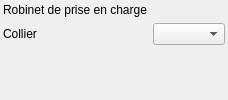
             <widget class="QWidget" name="RPC">
              <layout class="QGridLayout" name="gridLayout_13">
               <property name="leftMargin">
                <number>3</number>
               </property>
               <property name="topMargin">
                <number>3</number>
               </property>
               <property name="rightMargin">
                <number>3</number>
               </property>
               <property name="bottomMargin">
                <number>3</number>
               </property>
               <item row="0" column="0">
                <widget class="QLabel" name="label_42">
                 <property name="text">
                  <string>Robinet de prise en charge</string>
                 </property>
                </widget>
               </item>
               <item row="1" column="0">
                <widget class="QLabel" name="label_43">
                 <property name="text">
                  <string>Collier</string>
                 </property>
                </widget>
               </item>
               <item row="1" column="1">
                <widget class="QComboBox" name="comboBox_collier"/>
               </item>
               <item row="2" column="1">
                <spacer name="verticalSpacer_9">
                 <property name="orientation">
                  <enum>Qt::Vertical</enum>
                 </property>
                 <property name="sizeHint" stdset="0">
                  <size>
                   <width>20</width>
                   <height>40</height>
                  </size>
                 </property>
                </spacer>
               </item>
              </layout>
             </widget>
